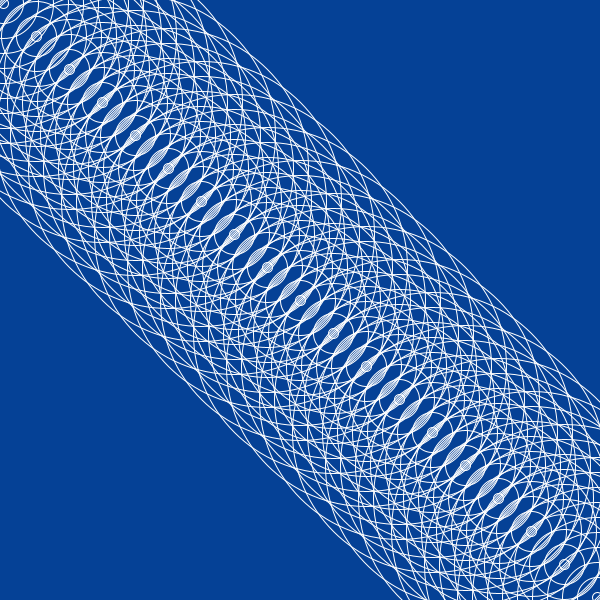
Frame 1 (no input)
Frame 60 (the mouse pressed at the canvas centre just before this capture): identical to frame 1, image omitted
Frame 120 (the mouse held since frame 60 and released just before this capture): identical to frame 1, image omitted

The Processing sketch that drew this single still picture (run headless with seeded random() and noise(); from frame 60 on, the mouse is pressed at the canvas centre):

// Processing sketch: processing_26878
// ── processing_26878.pde

     
                int i;
int j;

void setup () {
  size (600,600);
}

void draw() {
 
  background (5,65,150);
  
 
    for (int j=10; j<300; j = j +30) {
      for (int g = 3 ;g<600; g = g +33) {
  
    


    
    noFill();
    stroke(255);
    ellipse(g, g, j,j);
    
    noFill();
    
   
    


      }
    }
  

  
}               
